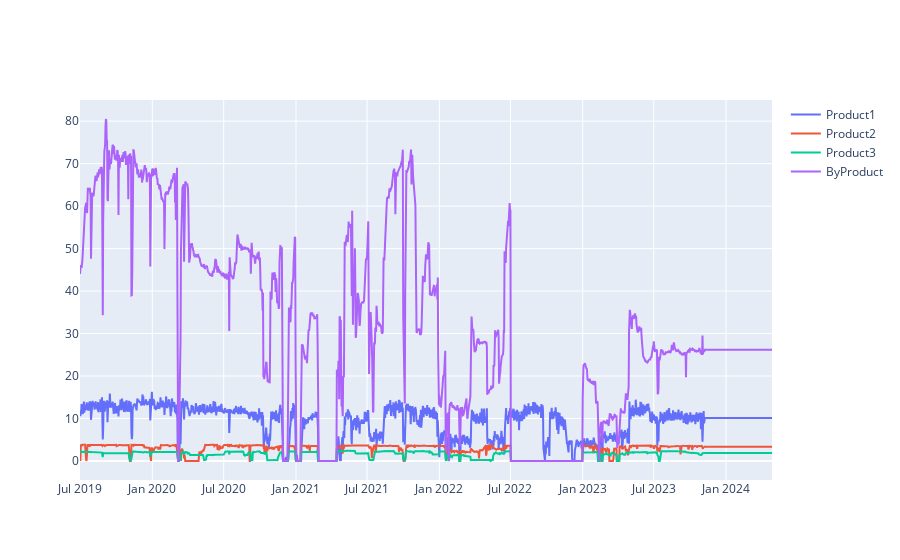
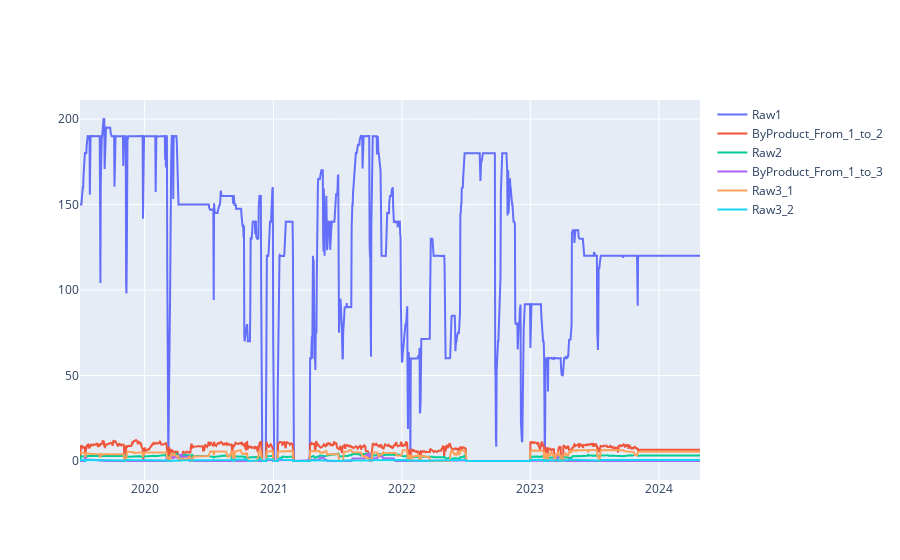

Here is the notebook cell these charts were saved with, in order:
### Markdown cell above
Let us continue and plot out the inputs and outputs from the data frame as time series plots

### Code cell
input_data["Timestamp"] = pd.to_datetime(input_data["Timestamp"])

fig = go.Figure()
for title in ["Product1", "Product2", "Product3", "ByProduct"]:
    fig.add_trace(
        go.Scatter(
            mode='lines',
            x=input_data["Timestamp"],
            y=input_data[title],
            hoverinfo='skip',
            name=title,
            # line=dict(color='Black',
            #         width=2)
        )
    )
fig.show()


fig = go.Figure()
for title in ["Raw1", "ByProduct_From_1_to_2", "Raw2", "ByProduct_From_1_to_3", "Raw3_1", "Raw3_2"]:
    fig.add_trace(
        go.Scatter(
            mode='lines',
            x=input_data["Timestamp"],
            y=input_data[title],
            hoverinfo='skip',
            name=title,
            # line=dict(color='Black',
            #         width=2)
        )
    )
fig.show()

### Figure 1 — Plotly figure (JSON) as saved in the notebook; plotly's stock layout.template omitted (floating-point values rounded to 4 significant figures; data arrays with more than 128 entries replaced by an {"elided": "..."} marker saying what was removed)
{"data": [{"hoverinfo": "skip", "mode": "lines", "name": "Product1", "type": "scatter", "x": {"elided": "1763 str values"}, "y": {"elided": "1763 float values"}}, {"hoverinfo": "skip", "mode": "lines", "name": "Product2", "type": "scatter", "x": {"elided": "1763 str values"}, "y": {"elided": "1763 float values"}}, {"hoverinfo": "skip", "mode": "lines", "name": "Product3", "type": "scatter", "x": {"elided": "1763 str values"}, "y": {"elided": "1763 float values"}}, {"hoverinfo": "skip", "mode": "lines", "name": "ByProduct", "type": "scatter", "x": {"elided": "1763 str values"}, "y": {"elided": "1763 float values"}}], "layout": {}}

### Figure 2 — Plotly figure (JSON) as saved in the notebook; plotly's stock layout.template omitted (floating-point values rounded to 4 significant figures; data arrays with more than 128 entries replaced by an {"elided": "..."} marker saying what was removed)
{"data": [{"hoverinfo": "skip", "mode": "lines", "name": "Raw1", "type": "scatter", "x": {"elided": "1763 str values"}, "y": {"elided": "1763 float values"}}, {"hoverinfo": "skip", "mode": "lines", "name": "ByProduct_From_1_to_2", "type": "scatter", "x": {"elided": "1763 str values"}, "y": {"elided": "1763 float values"}}, {"hoverinfo": "skip", "mode": "lines", "name": "Raw2", "type": "scatter", "x": {"elided": "1763 str values"}, "y": {"elided": "1763 float values"}}, {"hoverinfo": "skip", "mode": "lines", "name": "ByProduct_From_1_to_3", "type": "scatter", "x": {"elided": "1763 str values"}, "y": {"elided": "1763 float values"}}, {"hoverinfo": "skip", "mode": "lines", "name": "Raw3_1", "type": "scatter", "x": {"elided": "1763 str values"}, "y": {"elided": "1763 float values"}}, {"hoverinfo": "skip", "mode": "lines", "name": "Raw3_2", "type": "scatter", "x": {"elided": "1763 str values"}, "y": {"elided": "1763 float values"}}], "layout": {}}
